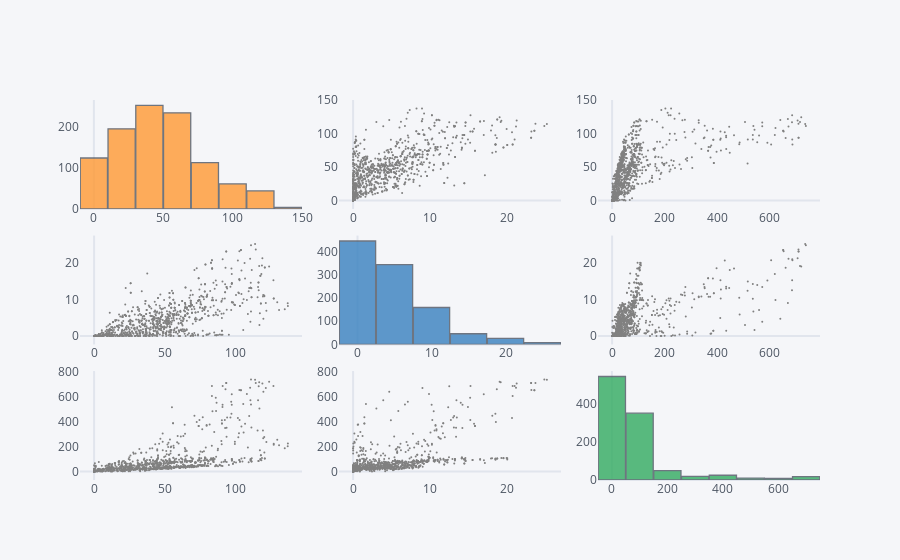

The cell this chart's notebook holds for it:
### Code cell
combined_data.loc[:, 'lutheran_density orthodox_density total_income'.split()].scatter_matrix()

### Figure 1 — Plotly figure (JSON) as saved in the notebook; plotly's stock layout.template omitted (floating-point values rounded to 4 significant figures; data arrays with more than 128 entries replaced by an {"elided": "..."} marker saying what was removed)
{"data": [{"histfunc": "count", "histnorm": "", "marker": {"color": "rgba(255, 153, 51, 1.0)", "line": {"color": "#4D5663", "width": 1.3}}, "name": "lutheran_density", "nbinsx": 10, "opacity": 0.8, "orientation": "v", "x": {"elided": "1027 float values"}, "xaxis": "x", "yaxis": "y", "type": "histogram"}, {"line": {"color": "rgba(128, 128, 128, 1.0)", "dash": "solid", "shape": "linear", "width": 1.3}, "marker": {"size": 2, "symbol": "circle"}, "mode": "markers", "name": "lutheran_density", "text": "", "x": {"elided": "1027 float values"}, "xaxis": "x2", "y": {"elided": "1027 float values"}, "yaxis": "y2", "type": "scatter"}, {"line": {"color": "rgba(128, 128, 128, 1.0)", "dash": "solid", "shape": "linear", "width": 1.3}, "marker": {"size": 2, "symbol": "circle"}, "mode": "markers", "name": "lutheran_density", "text": "", "x": {"elided": "1027 float values"}, "xaxis": "x3", "y": {"elided": "1027 float values"}, "yaxis": "y3", "type": "scatter"}, {"line": {"color": "rgba(128, 128, 128, 1.0)", "dash": "solid", "shape": "linear", "width": 1.3}, "marker": {"size": 2, "symbol": "circle"}, "mode": "markers", "name": "orthodox_density", "text": "", "x": {"elided": "1027 float values"}, "xaxis": "x4", "y": {"elided": "1027 float values"}, "yaxis": "y4", "type": "scatter"}, {"histfunc": "count", "histnorm": "", "marker": {"color": "rgba(55, 128, 191, 1.0)", "line": {"color": "#4D5663", "width": 1.3}}, "name": "orthodox_density", "nbinsx": 10, "opacity": 0.8, "orientation": "v", "x": {"elided": "1027 float values"}, "xaxis": "x5", "yaxis": "y5", "type": "histogram"}, {"line": {"color": "rgba(128, 128, 128, 1.0)", "dash": "solid", "shape": "linear", "width": 1.3}, "marker": {"size": 2, "symbol": "circle"}, "mode": "markers", "name": "orthodox_density", "text": "", "x": {"elided": "1027 float values"}, "xaxis": "x6", "y": {"elided": "1027 float values"}, "yaxis": "y6", "type": "scatter"}, {"line": {"color": "rgba(128, 128, 128, 1.0)", "dash": "solid", "shape": "linear", "width": 1.3}, "marker": {"size": 2, "symbol": "circle"}, "mode": "markers", "name": "total_income", "text": "", "x": {"elided": "1027 float values"}, "xaxis": "x7", "y": {"elided": "1027 float values"}, "yaxis": "y7", "type": "scatter"}, {"line": {"color": "rgba(128, 128, 128, 1.0)", "dash": "solid", "shape": "linear", "width": 1.3}, "marker": {"size": 2, "symbol": "circle"}, "mode": "markers", "name": "total_income", "text": "", "x": {"elided": "1027 float values"}, "xaxis": "x8", "y": {"elided": "1027 float values"}, "yaxis": "y8", "type": "scatter"}, {"histfunc": "count", "histnorm": "", "marker": {"color": "rgba(50, 171, 96, 1.0)", "line": {"color": "#4D5663", "width": 1.3}}, "name": "total_income", "nbinsx": 10, "opacity": 0.8, "orientation": "v", "x": {"elided": "1027 float values"}, "xaxis": "x9", "yaxis": "y9", "type": "histogram"}], "layout": {"bargap": 0.02, "legend": {"bgcolor": "#F5F6F9", "font": {"color": "#4D5663"}}, "paper_bgcolor": "#F5F6F9", "plot_bgcolor": "#F5F6F9", "showlegend": false, "title": {"font": {"color": "#4D5663"}}, "xaxis": {"anchor": "y", "domain": [0.0, 0.3], "gridcolor": "#E1E5ED", "showgrid": false, "tickfont": {"color": "#4D5663"}, "title": {"font": {"color": "#4D5663"}, "text": ""}, "zerolinecolor": "#E1E5ED"}, "yaxis": {"anchor": "x", "domain": [0.7133, 1.0], "gridcolor": "#E1E5ED", "showgrid": false, "tickfont": {"color": "#4D5663"}, "title": {"font": {"color": "#4D5663"}, "text": ""}, "zerolinecolor": "#E1E5ED"}, "xaxis2": {"anchor": "y2", "domain": [0.35, 0.65], "gridcolor": "#E1E5ED", "showgrid": false, "tickfont": {"color": "#4D5663"}, "title": {"font": {"color": "#4D5663"}, "text": ""}, "zerolinecolor": "#E1E5ED"}, "yaxis2": {"anchor": "x2", "domain": [0.7133, 1.0], "gridcolor": "#E1E5ED", "showgrid": false, "tickfont": {"color": "#4D5663"}, "title": {"font": {"color": "#4D5663"}, "text": ""}, "zerolinecolor": "#E1E5ED"}, "xaxis3": {"anchor": "y3", "domain": [0.7, 1.0], "gridcolor": "#E1E5ED", "showgrid": false, "tickfont": {"color": "#4D5663"}, "title": {"font": {"color": "#4D5663"}, "text": ""}, "zerolinecolor": "#E1E5ED"}, "yaxis3": {"anchor": "x3", "domain": [0.7133, 1.0], "gridcolor": "#E1E5ED", "showgrid": false, "tickfont": {"color": "#4D5663"}, "title": {"font": {"color": "#4D5663"}, "text": ""}, "zerolinecolor": "#E1E5ED"}, "xaxis4": {"anchor": "y4", "domain": [0.0, 0.3], "gridcolor": "#E1E5ED", "showgrid": false, "tickfont": {"color": "#4D5663"}, "title": {"font": {"color": "#4D5663"}, "text": ""}, "zerolinecolor": "#E1E5ED"}, "yaxis4": {"anchor": "x4", "domain": [0.3567, 0.6433], "gridcolor": "#E1E5ED", "showgrid": false, "tickfont": {"color": "#4D5663"}, "title": {"font": {"color": "#4D5663"}, "text": ""}, "zerolinecolor": "#E1E5ED"}, "xaxis5": {"anchor": "y5", "domain": [0.35, 0.65], "gridcolor": "#E1E5ED", "showgrid": false, "tickfont": {"color": "#4D5663"}, "title": {"font": {"color": "#4D5663"}, "text": ""}, "zerolinecolor": "#E1E5ED"}, "yaxis5": {"anchor": "x5", "domain": [0.3567, 0.6433], "gridcolor": "#E1E5ED", "showgrid": false, "tickfont": {"color": "#4D5663"}, "title": {"font": {"color": "#4D5663"}, "text": ""}, "zerolinecolor": "#E1E5ED"}, "xaxis6": {"anchor": "y6", "domain": [0.7, 1.0], "gridcolor": "#E1E5ED", "showgrid": false, "tickfont": {"color": "#4D5663"}, "title": {"font": {"color": "#4D5663"}, "text": ""}, "zerolinecolor": "#E1E5ED"}, "yaxis6": {"anchor": "x6", "domain": [0.3567, 0.6433], "gridcolor": "#E1E5ED", "showgrid": false, "tickfont": {"color": "#4D5663"}, "title": {"font": {"color": "#4D5663"}, "text": ""}, "zerolinecolor": "#E1E5ED"}, "xaxis7": {"anchor": "y7", "domain": [0.0, 0.3], "gridcolor": "#E1E5ED", "showgrid": false, "tickfont": {"color": "#4D5663"}, "title": {"font": {"color": "#4D5663"}, "text": ""}, "zerolinecolor": "#E1E5ED"}, "yaxis7": {"anchor": "x7", "domain": [0.0, 0.2867], "gridcolor": "#E1E5ED", "showgrid": false, "tickfont": {"color": "#4D5663"}, "title": {"font": {"color": "#4D5663"}, "text": ""}, "zerolinecolor": "#E1E5ED"}, "xaxis8": {"anchor": "y8", "domain": [0.35, 0.65], "gridcolor": "#E1E5ED", "showgrid": false, "tickfont": {"color": "#4D5663"}, "title": {"font": {"color": "#4D5663"}, "text": ""}, "zerolinecolor": "#E1E5ED"}, "yaxis8": {"anchor": "x8", "domain": [0.0, 0.2867], "gridcolor": "#E1E5ED", "showgrid": false, "tickfont": {"color": "#4D5663"}, "title": {"font": {"color": "#4D5663"}, "text": ""}, "zerolinecolor": "#E1E5ED"}, "xaxis9": {"anchor": "y9", "domain": [0.7, 1.0], "gridcolor": "#E1E5ED", "showgrid": false, "tickfont": {"color": "#4D5663"}, "title": {"font": {"color": "#4D5663"}, "text": ""}, "zerolinecolor": "#E1E5ED"}, "yaxis9": {"anchor": "x9", "domain": [0.0, 0.2867], "gridcolor": "#E1E5ED", "showgrid": false, "tickfont": {"color": "#4D5663"}, "title": {"font": {"color": "#4D5663"}, "text": ""}, "zerolinecolor": "#E1E5ED"}}}
